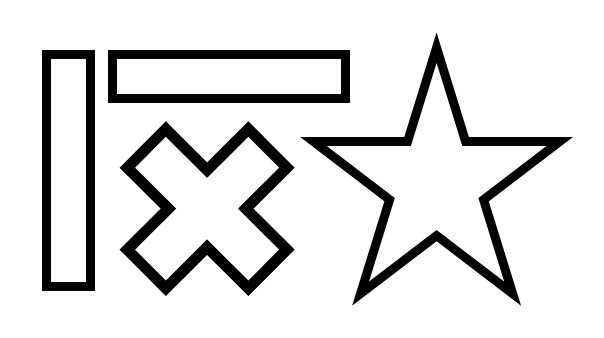
#> input picture CV_A1/A1_Images/shapes.png, 604 x 338 px, found by its file name
$ python A1_edge_detection.py
#> lines starting #> are read from the running program, lines starting #| are printed output that depends on the picture; after the words box and inside, x2 and y2 are one past the last pixel; in counts of white or black regions, pixels touching at a corner belong together
### CV_A1/source codes/A1_functions.py
import numpy as np

# [32 lines left out: function cross_correlation_1d, not called in this run]

def cross_correlation_2d(img, kernel):
  # padding
  pad_w=int((kernel.shape[0]-1)/2)
  pad_img=np.zeros((img.shape[0]+2*pad_w, img.shape[1]+2*pad_w))
  pad_img[pad_w:-pad_w, pad_w:-pad_w]=img
  pad_img[:pad_w, :pad_w]=img[0, 0]
  pad_img[:pad_w, -pad_w:]=img[0, -1]
  pad_img[-pad_w:, :pad_w]=img[-1, 0]
  pad_img[-pad_w: ,-pad_w:]=img[-1, -1]

  top=np.tile(img[0, :], (pad_w, 1))
  bottom=np.tile(img[-1, :], (pad_w, 1))
  left=np.tile(img[:, 0], (pad_w, 1)).transpose()
  right=np.tile(img[:, -1], (pad_w, 1)).transpose()

  pad_img[:pad_w, pad_w:-pad_w]=top
  pad_img[-pad_w:, pad_w:-pad_w]=bottom
  pad_img[pad_w:-pad_w, :pad_w]=left
  pad_img[pad_w:-pad_w, -pad_w:]=right

  k_size=kernel.shape[0]
  filtered_img=np.zeros((img.shape[0], img.shape[1]))
  for i in range(pad_img.shape[0]-k_size+1):
    for j in range(pad_img.shape[1]-k_size+1):
      filtered_img[i, j]=(pad_img[i:i+k_size, j:j+k_size]*kernel).sum()
  return filtered_img

# [10 lines left out: function get_gaussian_filter_1d, not called in this run]

def get_gaussian_filter_2d(size, sigma):
#> called with size = 7, sigma = 1.5
  dist=np.arange((size//2)*(-1), (size//2)+1)
  arr=np.zeros((size, size))
  for i in range(size):
    for j in range(size):
        arr[i, j]=dist[i]**2+dist[j]**2

  kernel=np.zeros((size, size))
  for i in range(size):
    for j in range(size):
      kernel[i, j]=np.exp(-(arr[i, j]/(2*sigma**2)))
  kernel=kernel/kernel.sum()
  return kernel

### CV_A1/source codes/A1_edge_detection.py
import time
import numpy as np
import cv2
from A1_functions import get_gaussian_filter_2d
from A1_functions import cross_correlation_2d

def compute_image_gradient(img):
  sobel_x=np.array([[-1, 0, 1],
                    [-2, 0, 2],
                    [-1, 0, 1]])
  sobel_y=np.array([[1, 2, 1],
                    [ 0,  0,  0],
                    [-1, -2, -1]])

  img_dx=cross_correlation_2d(img, sobel_x)
  img_dy=cross_correlation_2d(img, sobel_y)

  mag=np.zeros_like(img)
  dir=np.zeros_like(img)
  for i in range(mag.shape[0]):
    for j in range(mag.shape[1]):
      mag[i, j]=np.sqrt(img_dx[i, j]**2+img_dy[i, j]**2)
      dir[i, j]=np.arctan2(img_dy[i, j],img_dx[i, j])

  return mag, dir

def non_maximum_suppression_dir ( mag , dir ):
  suppressed_mag=np.zeros((mag.shape[0], mag.shape[1]))

  ang=dir*180/np.pi
  ang[ang<0]+=180

  for i in range(1, mag.shape[0]-1):
    for j in range(1, mag.shape[1]-1):
      if (0<=ang[i, j]<22.5) or (157.5<=ang[i, j]<=180):
        if mag[i, j]>=mag[i, j-1] and mag[i, j]>=mag[i, j+1]:
          suppressed_mag[i, j]=mag[i, j]
      elif 22.5<=ang[i, j]<67.5:
        if mag[i, j]>=mag[i+1, j-1] and mag[i, j]>=mag[i-1, j+1]:
          suppressed_mag[i, j]=mag[i, j]
      elif 67.5<=ang[i, j]<112.5:
        if mag[i, j]>=mag[i+1, j] and mag[i, j]>=mag[i-1, j]:
          suppressed_mag[i, j]=mag[i, j]
      elif 112.5<=ang[i, j]<157.5:
        if mag[i, j]>=mag[i-1, j-1] and mag[i, j]>=mag[i+1, j+1]:
          suppressed_mag[i, j]=mag[i, j]

  return suppressed_mag

kernel=get_gaussian_filter_2d(7, 1.5)

shapes=cv2.imread("./A1_Images/shapes.png", cv2.IMREAD_GRAYSCALE)
#> shapes is the input picture: shape (338, 604); min 0, max 255, mean 222.3

g_shapes=cross_correlation_2d(shapes, kernel)
#> in cross_correlation_2d, `pad_img[pad_w:-pad_w, pad_w:-pad_w]=img`:
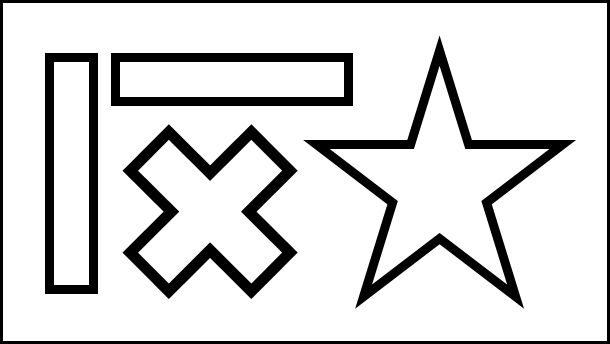
#> pad_img: shape (344, 610) float64; min 0, max 255, mean 216.3
#> in cross_correlation_2d, `pad_img[:pad_w, :pad_w]=img[0, 0]`: pad_img: shape (344, 610) float64; under 0.01% of pixels changed, all inside (x1, y1, x2, y2) = (0, 0, 3, 3)
#> in cross_correlation_2d, `pad_img[:pad_w, -pad_w:]=img[0, -1]`: pad_img: shape (344, 610) float64; min 0, max 255, mean 216.3
#> in cross_correlation_2d, `pad_img[-pad_w:, :pad_w]=img[-1, 0]`: pad_img: shape (344, 610) float64; min 0, max 255, mean 216.3
#> in cross_correlation_2d, `pad_img[-pad_w: ,-pad_w:]=img[-1, -1]`: pad_img: shape (344, 610) float64; min 0, max 255, mean 216.3
#> in cross_correlation_2d, `left=np.tile(img[:, 0], (pad_w, 1)).transpose()`: left = 338 rows, first 8: [255, 255, 255], [255, 255, 255], [255, 255, 255], [255, 255, 255], [255, 255, 255], [255, 255, 255], [255, 255, 255], [255, 255, 255]
#> in cross_correlation_2d, `right=np.tile(img[:, -1], (pad_w, 1)).transpose()`: right has the same summary as left

start=time.time()
shapes_mag, shapes_dir=compute_image_gradient(g_shapes)
#> in cross_correlation_2d (call 2), `pad_img[pad_w:-pad_w, pad_w:-pad_w]=img`:
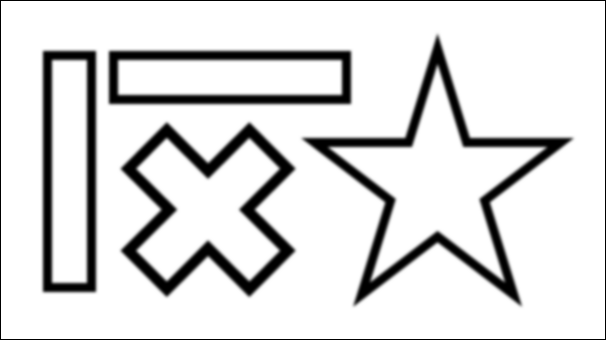
#> pad_img: shape (340, 606) float64; min 0, max 255, mean 220.3
#> in cross_correlation_2d (call 2), `pad_img[:pad_w, :pad_w]=img[0, 0]`: pad_img: shape (340, 606) float64; under 0.01% of pixels changed, all inside (x1, y1, x2, y2) = (0, 0, 1, 1)
#> in cross_correlation_2d (call 2), `pad_img[:pad_w, -pad_w:]=img[0, -1]`: pad_img: shape (340, 606) float64; min 0, max 255, mean 220.3
#> in cross_correlation_2d (call 2), `pad_img[-pad_w:, :pad_w]=img[-1, 0]`: pad_img: shape (340, 606) float64; min 0, max 255, mean 220.3
#> in cross_correlation_2d (call 2), `pad_img[-pad_w: ,-pad_w:]=img[-1, -1]`: pad_img: shape (340, 606) float64; min 0, max 255, mean 220.3
#> in cross_correlation_2d (call 2), `left=np.tile(img[:, 0], (pad_w, 1)).transpose()`: left = 338 values from 255 to 255
#> after the loop in cross_correlation_2d (call 2), `for i in range(pad_img.shape[0]-k_size+1):`:
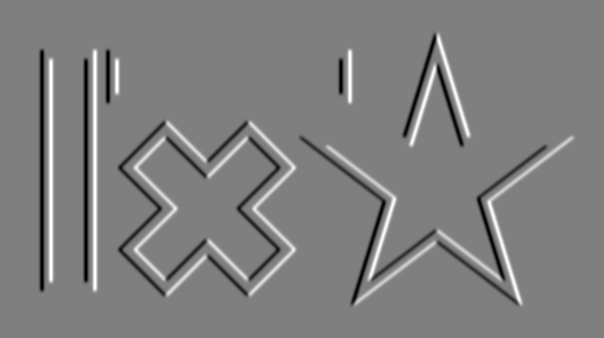
#> filtered_img: shape (338, 604) float64; min -497.2, max 497.2, mean 0; drawn with min black and max white
#> after the loop in cross_correlation_2d (call 3), `for i in range(pad_img.shape[0]-k_size+1):`:
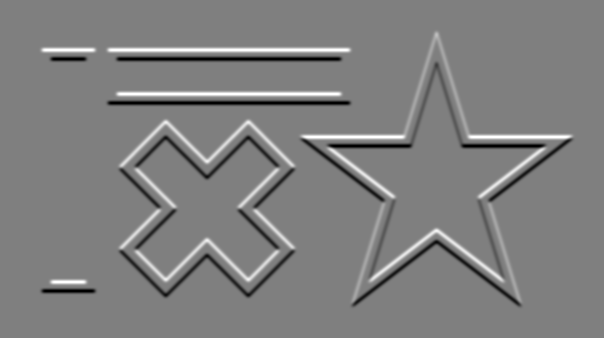
#> filtered_img: shape (338, 604) float64; min -497.2, max 497.2, mean 0; drawn with min black and max white
#> after the loop in compute_image_gradient, `for i in range(mag.shape[0]):`:
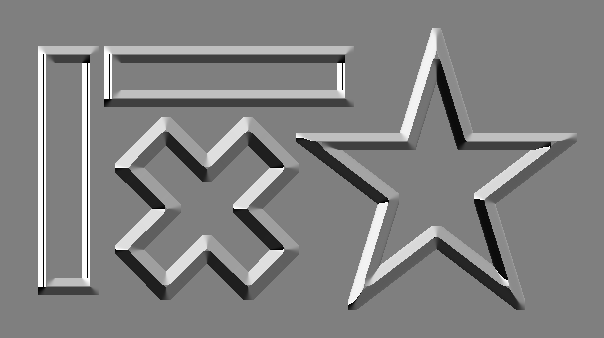
#> dir: shape (338, 604) float64; min -3.14, max 3.14, mean 0.0509; drawn with min black and max white
#> after the loop in compute_image_gradient, `for i in range(mag.shape[0]):`:
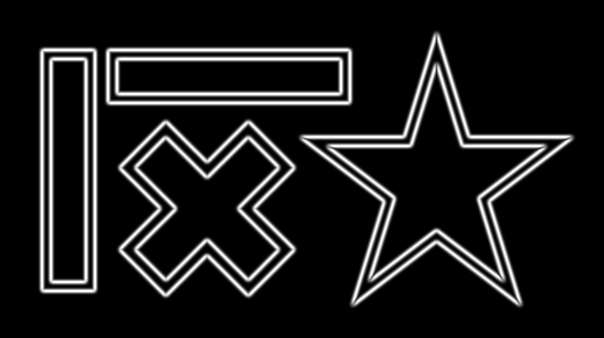
#> mag: shape (338, 604) float64; min 0, max 506.8, mean 53.7; drawn with min black and max white
end=time.time()
print("raw shapes computational time:", end-start)

cv2.imwrite("./result/part_2_edge_raw_shapes.png", shapes_mag)
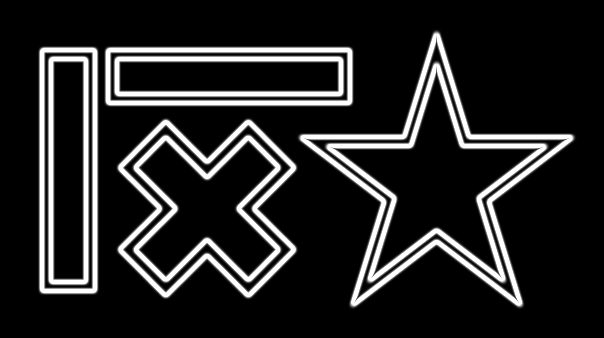
#> saved as part_2_edge_raw_shapes.png: shape (338, 604); min 0, max 255, mean 37.6
shapes_MAG=cv2.imread("./result/part_2_edge_raw_shapes.png")
#> shapes_MAG: shape (338, 604, 3); min 0, max 255, mean 37.6
cv2.imshow("part_2_edge_raw_shapes.png", shapes_MAG)
cv2.waitKey(0)

lenna=cv2.imread("./A1_Images/lenna.png", cv2.IMREAD_GRAYSCALE)

#> (the run stopped early here; a loop or call above may not have finished)
